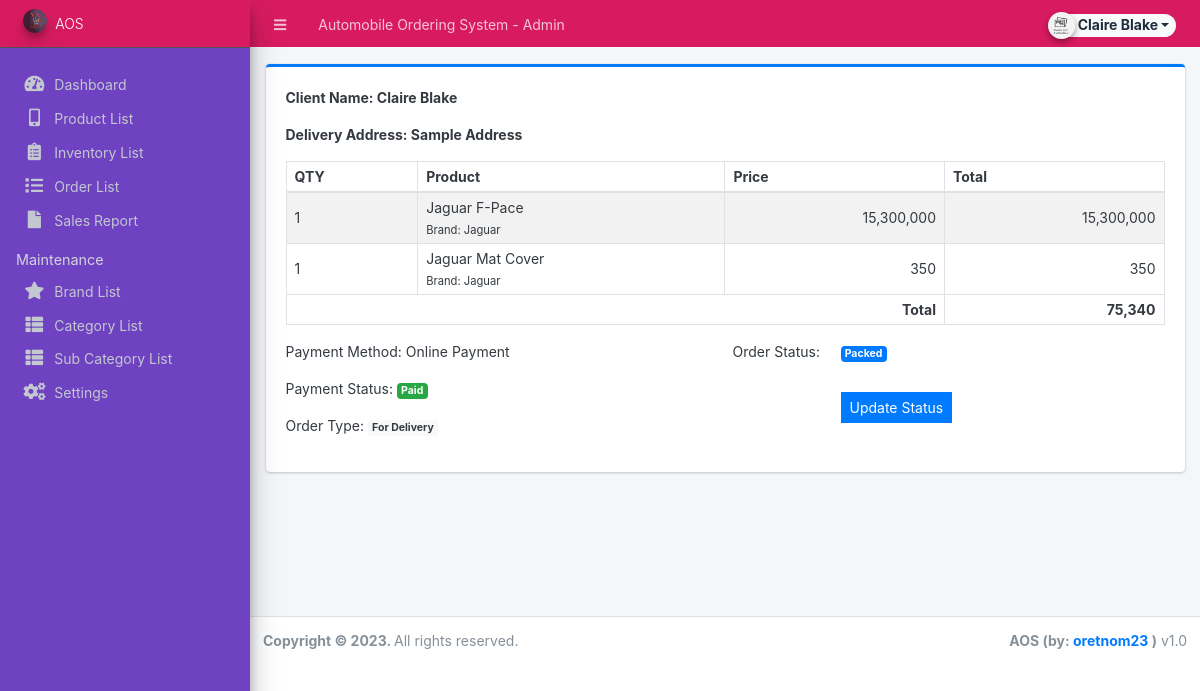
Screenshot of /admin/?page=orders/view_order&id=1 (signed in) with the database file from the repository.
### tables this page shows
CREATE TABLE `order_list` (
  `id` int(30) NOT NULL,
  `order_id` int(30) NOT NULL,
  `product_id` int(30) NOT NULL,
  `quantity` int(30) NOT NULL,
  `price` double NOT NULL,
  `total` double NOT NULL
);

CREATE TABLE `products` (
  `id` int(30) NOT NULL,
  `brand_id` int(30) NOT NULL,
  `category_id` int(30) NOT NULL,
  `sub_category_id` int(30) NOT NULL,
  `name` varchar(250) NOT NULL,
  `specs` text NOT NULL,
  `status` tinyint(1) NOT NULL DEFAULT 1,
  `date_created` datetime NOT NULL DEFAULT current_timestamp()
);

CREATE TABLE `brands` (
  `id` int(30) NOT NULL,
  `name` varchar(250) NOT NULL,
  `description` text DEFAULT NULL,
  `status` tinyint(1) NOT NULL DEFAULT 1,
  `date_created` datetime NOT NULL DEFAULT current_timestamp()
);

### admin/orders/view_order.php (the view, shortened to what this page needs)
<div class="card card-outline card-primary">
    <div class="card-body">
        <div class="conitaner-fluid">
            <p><b>Client Name: <?php echo $client ?></b></p>
            <?php if($order_type == 1): ?>
            <p><b>Delivery Address: <?php echo $delivery_address ?></b></p>
            <?php endif; ?>
            <table class="table-striped table table-bordered" id="list">
                <colgroup>
                    <col width="15%">
                    <col width="35%">
                    <col width="25%">
                    <col width="25%">
                </colgroup>
                <thead>
                    <tr>
                        <th>QTY</th>
                        <th>Product</th>
                        <th>Price</th>
                        <th>Total</th>
                    </tr>
                </thead>
                <tbody>
                    <?php
                        $olist = $conn->query("SELECT o.*,p.name,b.name as bname FROM order_list o inner join products p on o.product_id = p.id inner join brands b on p.brand_id = b.id where o.order_id = '{$id}' ");
                        while($row = $olist->fetch_assoc()):
                        foreach($row as $k => $v){
                            $row[$k] = trim(stripslashes($v));
                        }
                    ?>
                    <tr>
                        <td><?php echo $row['quantity'] ?></td>
                        <td>
                            <p class="m-0"><?php echo $row['name']?></p>
                            <p class="m-0"><small>Brand: <?php echo $row['bname']?></small></p>
                        </td>
                        <td class="text-right"><?php echo number_format($row['price']) ?></td>
                        <td class="text-right"><?php echo number_format($row['price'] * $row['quantity']) ?></td>
                    </tr>
                    <?php endwhile; ?>
                </tbody>
                <tfoot>
                    <tr>
                        <th colspan='3'  class="text-right">Total</th>
                        <th class="text-right"><?php echo number_format($amount) ?></th>
                    </tr>
                </tfoot>
            </table>
        </div>
        <div class="row">
            <div class="col-6">
                <p>Payment Method: <?php echo $payment_method ?></p>
                <p>Payment Status: <?php echo $paid == 0 ? '<span class="badge badge-light text-dark">Unpaid</span>' : '<span class="badge badge-success">Paid</span>' ?></p>
                <p>Order Type: <?php echo $order_type == 1 ? '<span class="badge badge-light text-dark">For Delivery</span>' : '<span class="badge badge-light text-dark">Pick-up</span>' ?></p>
            </div>
            <div class="col-6 row row-cols-2">
                <div class="col-3">Order Status:</div>
                <div class="col-9">
                <?php
                    switch($status){
                        case '1':
                            echo '<span class="badge badge-primary">Packed</span>';
	                    break;
                    }
                ?>
                </div>
                <?php if(!isset($_GET['view'])): ?>
                <div class="col-3"></div>
                <div class="col">
                    <button type="button" id="update_status" class="btn btn-sm btn-flat btn-primary">Update Status</button>
                </div>
                <?php endif; ?>
            </div>
        </div>
    </div>
</div>

### rows the page displays
order_list: quantity "1", product.name "Jaguar F-Pace", brands.name "Jaguar", price "15,300,000", $row['price'] * $row['quantity'] "15,300,000"
order_list: quantity "1", product.name "Jaguar Mat Cover", brands.name "Jaguar", price "350", $row['price']*$row['quantity'] "350"

### other values shown
$_settings->info('name') "Automobile Ordering System"
$_settings->userdata('firstname').' '.$_settings->userdata('lastname') "Claire Blake"
$_settings->info('short_name') "AOS"
$client "Claire Blake"
$delivery_address "Sample Address"
$amount "75,340"
$payment_method "Online Payment"
